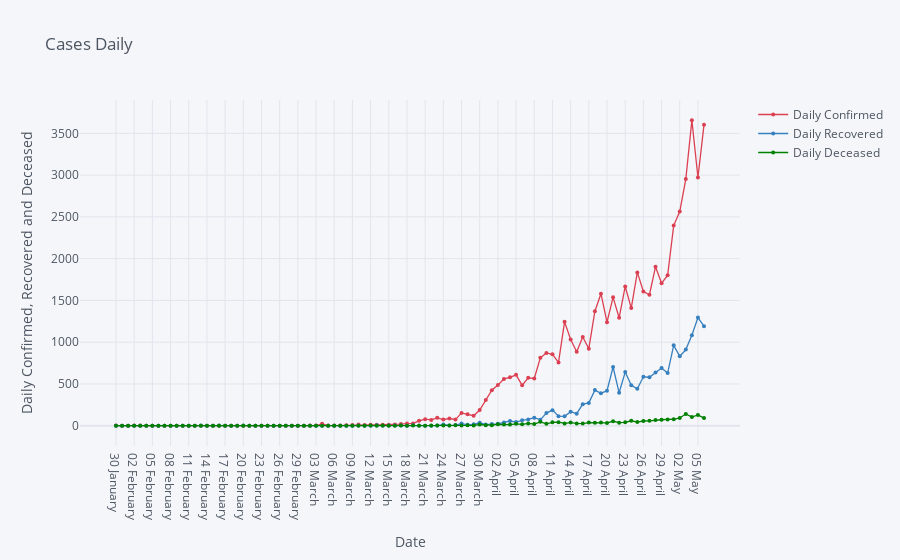

Notebook code cell kept with this figure:
### Markdown cell above
# Daily confirmed, recovered and deceased.

### Code cell
df6.iplot(kind= 'scatter', x= 'Date', y=['Daily Confirmed', 'Daily Recovered', 'Daily Deceased'], mode= 'markers+lines', title= 'Cases Daily', xTitle= 'Date', yTitle= 'Daily Confirmed, Recovered and Deceased', color= ['red', 'blue', 'green'], size= 4)

### Figure 1 — Plotly figure (JSON) as saved in the notebook; plotly's stock layout.template omitted (floating-point values rounded to 4 significant figures)
{"data": [{"line": {"color": "rgba(219, 64, 82, 1.0)", "dash": "solid", "shape": "linear", "width": 1.3}, "marker": {"size": 4, "symbol": "circle"}, "mode": "markers+lines", "name": "Daily Confirmed", "text": "", "type": "scatter", "x": ["30 January ", "31 January ", "01 February ", "02 February ", "03 February ", "04 February ", "05 February ", "06 February ", "07 February ", "08 February ", "09 February ", "10 February ", "11 February ", "12 February ", "13 February ", "14 February ", "15 February ", "16 February ", "17 February ", "18 February ", "19 February ", "20 February ", "21 February ", "22 February ", "23 February ", "24 February ", "25 February ", "26 February ", "27 February ", "28 February ", "29 February ", "01 March ", "02 March ", "03 March ", "04 March ", "05 March ", "06 March ", "07 March ", "08 March ", "09 March ", "10 March ", "11 March ", "12 March ", "13 March ", "14 March ", "15 March ", "16 March ", "17 March ", "18 March ", "19 March ", "20 March ", "21 March ", "22 March ", "23 March ", "24 March ", "25 March ", "26 March ", "27 March ", "28 March ", "29 March ", "30 March ", "31 March ", "01 April ", "02 April ", "03 April ", "04 April ", "05 April ", "06 April ", "07 April ", "08 April ", "09 April ", "10 April ", "11 April ", "12 April ", "13 April ", "14 April ", "15 April ", "16 April ", "17 April ", "18 April ", "19 April ", "20 April ", "21 April ", "22 April ", "23 April ", "24 April ", "25 April ", "26 April ", "27 April ", "28 April ", "29 April ", "30 April ", "01 May ", "02 May ", "03 May ", "04 May ", "05 May ", "06 May "], "y": [1, 0, 0, 1, 1, 0, 0, 0, 0, 0, 0, 0, 0, 0, 0, 0, 0, 0, 0, 0, 0, 0, 0, 0, 0, 0, 0, 0, 0, 0, 0, 0, 2, 1, 22, 2, 1, 3, 5, 9, 15, 8, 10, 10, 11, 10, 14, 20, 25, 27, 58, 78, 69, 94, 74, 86, 73, 153, 136, 120, 187, 309, 424, 486, 560, 579, 609, 484, 573, 565, 813, 871, 854, 758, 1243, 1031, 886, 1061, 922, 1371, 1580, 1239, 1537, 1292, 1667, 1408, 1835, 1607, 1568, 1902, 1705, 1801, 2396, 2564, 2952, 3656, 2971, 3602]}, {"line": {"color": "rgba(55, 128, 191, 1.0)", "dash": "solid", "shape": "linear", "width": 1.3}, "marker": {"size": 4, "symbol": "circle"}, "mode": "markers+lines", "name": "Daily Recovered", "text": "", "type": "scatter", "x": ["30 January ", "31 January ", "01 February ", "02 February ", "03 February ", "04 February ", "05 February ", "06 February ", "07 February ", "08 February ", "09 February ", "10 February ", "11 February ", "12 February ", "13 February ", "14 February ", "15 February ", "16 February ", "17 February ", "18 February ", "19 February ", "20 February ", "21 February ", "22 February ", "23 February ", "24 February ", "25 February ", "26 February ", "27 February ", "28 February ", "29 February ", "01 March ", "02 March ", "03 March ", "04 March ", "05 March ", "06 March ", "07 March ", "08 March ", "09 March ", "10 March ", "11 March ", "12 March ", "13 March ", "14 March ", "15 March ", "16 March ", "17 March ", "18 March ", "19 March ", "20 March ", "21 March ", "22 March ", "23 March ", "24 March ", "25 March ", "26 March ", "27 March ", "28 March ", "29 March ", "30 March ", "31 March ", "01 April ", "02 April ", "03 April ", "04 April ", "05 April ", "06 April ", "07 April ", "08 April ", "09 April ", "10 April ", "11 April ", "12 April ", "13 April ", "14 April ", "15 April ", "16 April ", "17 April ", "18 April ", "19 April ", "20 April ", "21 April ", "22 April ", "23 April ", "24 April ", "25 April ", "26 April ", "27 April ", "28 April ", "29 April ", "30 April ", "01 May ", "02 May ", "03 May ", "04 May ", "05 May ", "06 May "], "y": [0, 0, 0, 0, 0, 0, 0, 0, 0, 0, 0, 0, 0, 0, 1, 0, 0, 1, 0, 0, 0, 1, 0, 0, 0, 0, 0, 0, 0, 0, 0, 0, 0, 0, 0, 0, 0, 0, 0, 0, 1, 0, 0, 6, 0, 3, 1, 1, 0, 5, 3, 0, 0, 2, 15, 3, 7, 25, 10, 17, 35, 13, 19, 22, 39, 56, 43, 65, 75, 96, 70, 151, 186, 114, 112, 167, 144, 258, 273, 426, 388, 419, 703, 394, 642, 484, 442, 585, 580, 636, 690, 630, 962, 831, 911, 1082, 1295, 1191]}, {"line": {"color": "rgba(0, 128, 0, 1.0)", "dash": "solid", "shape": "linear", "width": 1.3}, "marker": {"size": 4, "symbol": "circle"}, "mode": "markers+lines", "name": "Daily Deceased", "text": "", "type": "scatter", "x": ["30 January ", "31 January ", "01 February ", "02 February ", "03 February ", "04 February ", "05 February ", "06 February ", "07 February ", "08 February ", "09 February ", "10 February ", "11 February ", "12 February ", "13 February ", "14 February ", "15 February ", "16 February ", "17 February ", "18 February ", "19 February ", "20 February ", "21 February ", "22 February ", "23 February ", "24 February ", "25 February ", "26 February ", "27 February ", "28 February ", "29 February ", "01 March ", "02 March ", "03 March ", "04 March ", "05 March ", "06 March ", "07 March ", "08 March ", "09 March ", "10 March ", "11 March ", "12 March ", "13 March ", "14 March ", "15 March ", "16 March ", "17 March ", "18 March ", "19 March ", "20 March ", "21 March ", "22 March ", "23 March ", "24 March ", "25 March ", "26 March ", "27 March ", "28 March ", "29 March ", "30 March ", "31 March ", "01 April ", "02 April ", "03 April ", "04 April ", "05 April ", "06 April ", "07 April ", "08 April ", "09 April ", "10 April ", "11 April ", "12 April ", "13 April ", "14 April ", "15 April ", "16 April ", "17 April ", "18 April ", "19 April ", "20 April ", "21 April ", "22 April ", "23 April ", "24 April ", "25 April ", "26 April ", "27 April ", "28 April ", "29 April ", "30 April ", "01 May ", "02 May ", "03 May ", "04 May ", "05 May ", "06 May "], "y": [0, 0, 0, 0, 0, 0, 0, 0, 0, 0, 0, 0, 0, 0, 0, 0, 0, 0, 0, 0, 0, 0, 0, 0, 0, 0, 0, 0, 0, 0, 0, 0, 0, 0, 0, 0, 0, 0, 0, 0, 0, 0, 1, 0, 1, 0, 0, 1, 0, 1, 0, 0, 3, 2, 1, 1, 5, 3, 5, 3, 14, 6, 6, 16, 14, 13, 22, 16, 27, 20, 46, 22, 41, 42, 27, 37, 27, 26, 38, 35, 38, 33, 53, 36, 40, 59, 44, 56, 58, 69, 71, 75, 77, 92, 140, 103, 128, 91]}], "layout": {"legend": {"bgcolor": "#F5F6F9", "font": {"color": "#4D5663"}}, "paper_bgcolor": "#F5F6F9", "plot_bgcolor": "#F5F6F9", "title": {"font": {"color": "#4D5663"}, "text": "Cases Daily"}, "xaxis": {"gridcolor": "#E1E5ED", "showgrid": true, "tickfont": {"color": "#4D5663"}, "title": {"font": {"color": "#4D5663"}, "text": "Date"}, "zerolinecolor": "#E1E5ED"}, "yaxis": {"gridcolor": "#E1E5ED", "showgrid": true, "tickfont": {"color": "#4D5663"}, "title": {"font": {"color": "#4D5663"}, "text": "Daily Confirmed, Recovered and Deceased"}, "zerolinecolor": "#E1E5ED"}}}
